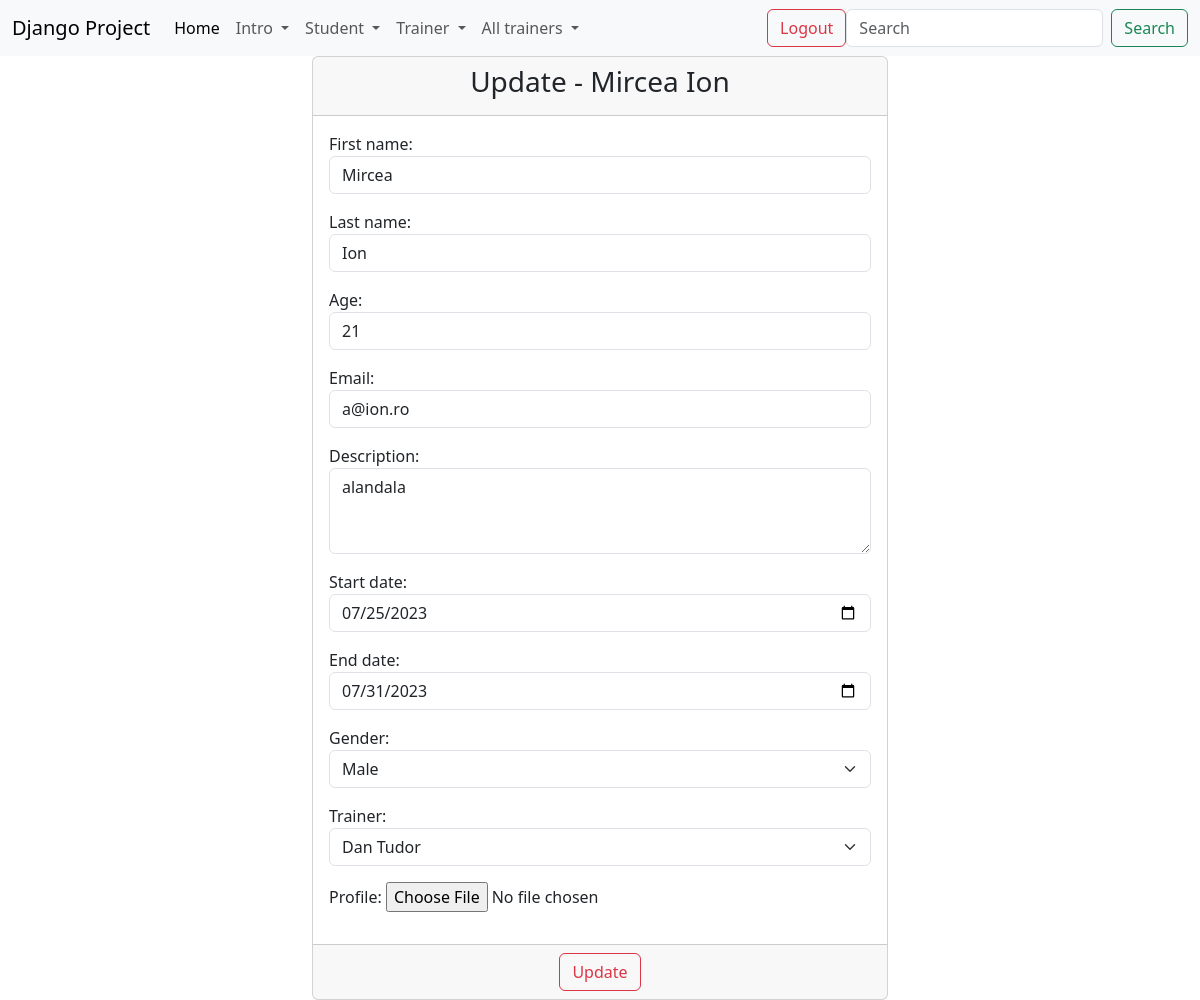
The page /update_student/9/ (signed in) on the database its author committed.
### student/models.py (models this page shows)
class Student(models.Model):
    gender_options = (
        ('male', 'Male'),
        ('female', 'Female')
    )
    first_name = models.CharField(max_length=20)
    last_name = models.CharField(max_length=20)
    age = models.IntegerField()
    email = models.EmailField(max_length=50)
    description = models.TextField(max_length=300)
    start_date = models.DateField()
    end_date = models.DateField()
    active = models.BooleanField(default=True)
    gender = models.CharField(max_length=6, choices=gender_options)
    trainer = models.ForeignKey(Trainer, on_delete=models.CASCADE, null=True)
    profile = models.ImageField(upload_to='student_profiles/', null=True, blank=True)
    created_at = models.DateTimeField(auto_now_add=True) #salveaza data si ora cand a fost creat un student , nu se mai modifica data si ora never.
    updated_at = models.DateTimeField(auto_now=True) #salveaza data si ora cand se realizeaza modificari pe sudentul respectiv
    def __str__(self):
        return f'{self.first_name} {self.last_name}'

### trainer/models.py (models this page shows, shortened)
class Trainer(models.Model):
    first_name = models.CharField(max_length=20)
    last_name = models.CharField(max_length=20)
    course = models.CharField(max_length=40)
    email = models.EmailField(max_length=40)
    department = models.CharField(max_length=40)
    active = models.BooleanField(default=True)
    profile = models.ImageField(upload_to="trainer_profiles/", null=True, blank=True)
    create_at = models.DateTimeField(auto_now_add=True)
    updated_at = models.DateTimeField(auto_now=True)
    def __str__(self):
        return f"{self.first_name} {self.last_name}"

### student/views.py (the view)
# urls.py: path('update_student/<int:pk>/', views.StudentUpdateView.as_view(), name='update-student'),
class StudentUpdateView(LoginRequiredMixin, PermissionRequiredMixin, UpdateView):
    template_name = 'student/update_student.html'
    model = Student
    form_class = StudentUpdateForm
    success_url = reverse_lazy('list-students')
    permission_required = 'student.change_student'

### student/forms.py
class StudentUpdateForm(forms.ModelForm):
    class Meta:
        model = Student
        fields = ['first_name', 'last_name', 'age', 'email', 'description', 'start_date', 'end_date', 'gender', 'trainer','profile']
        widgets = {
            'first_name': TextInput(attrs={'class': 'form-control', 'placeholder': 'Please enter your first name'}),
            'last_name': TextInput(attrs={'class': 'form-control', 'placeholder': 'Please enter your last name'}),
            'age': NumberInput(attrs={'class': 'form-control', 'placeholder': 'Please enter your age'}),
            'email': EmailInput(attrs={'class': 'form-control', 'placeholder': 'Please enter your email'}),
            'description': Textarea(attrs={'class': 'form-control', 'placeholder': 'Please enter your description', 'rows': 3}),
            'start_date': DateInput(attrs={'class': 'form-control', 'type': 'date'}),  # datetime-local
            'end_date': DateInput(attrs={'class': 'form-control', 'type': 'date'}),  # datetime-local
            'gender': Select(attrs={'class': 'form-select'}),
            'trainer': Select(attrs={'class': 'form-select'}),
        }

### djangoProject/context_processors.py (called while the page is built)
def get_all_trainers(request):
    return { 'trainers' : Trainer.objects.filter(active=True) }

### templates/student/update_student.html (shortened to what this page needs)
{% extends 'base.html' %}
{% block content %}
    <div class="container-fluid">
        <div class="row">
            <div class="col-md-6 offset-md-3">
                <div class="card">
                    <div class="card-header">
                        <h3 class="text-center">Update - {{ student }}</h3>
                    </div>
                    <form method="post" enctype="multipart/form-data">
                        <div class="card-body">
                            {{ form.as_p }}
                        </div>
                        <div class="card-footer text-center">
                            <button type="submit" class="btn btn-outline-danger">Update</button>
                        </div>
                    </form>
                </div>
            </div>
        </div>
    </div>
{% endblock %}

### rows shown on the page
Student: first_name+last_name "Mircea Ion", first_name "Mircea", last_name "Ion", age "21", email "a@ion.ro", description "alandala", start_date "07/25/2023", end_date "07/31/2023", gender "Male", trainer "Dan Tudor"
